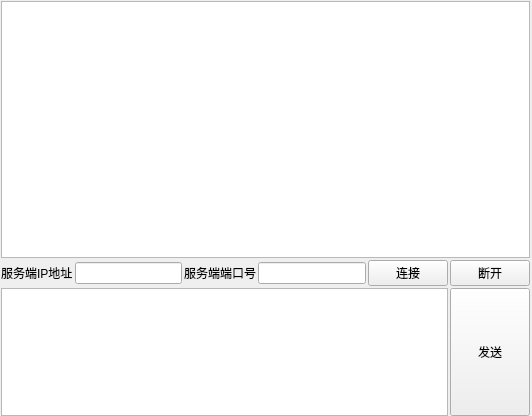
<?xml version="1.0" encoding="UTF-8"?>
<ui version="4.0">
 <class>Widget</class>
 <widget class="QWidget" name="Widget">
  <property name="geometry">
   <rect>
    <x>0</x>
    <y>0</y>
    <width>532</width>
    <height>416</height>
   </rect>
  </property>
  <property name="windowTitle">
   <string>网络调试客户端</string>
  </property>
  <widget class="QWidget" name="">
   <property name="geometry">
    <rect>
     <x>0</x>
     <y>0</y>
     <width>531</width>
     <height>417</height>
    </rect>
   </property>
   <layout class="QVBoxLayout" name="verticalLayout" stretch="4,0,2">
    <property name="spacing">
     <number>2</number>
    </property>
    <property name="leftMargin">
     <number>1</number>
    </property>
    <property name="topMargin">
     <number>1</number>
    </property>
    <property name="rightMargin">
     <number>1</number>
    </property>
    <property name="bottomMargin">
     <number>1</number>
    </property>
    <item>
     <widget class="QTextEdit" name="Receive_textEdit"/>
    </item>
    <item>
     <layout class="QHBoxLayout" name="horizontalLayout_middle">
      <property name="spacing">
       <number>2</number>
      </property>
      <item>
       <widget class="QLabel" name="IP_address_label">
        <property name="text">
         <string>服务端IP地址</string>
        </property>
       </widget>
      </item>
      <item>
       <widget class="QLineEdit" name="IP_address_lineEdit"/>
      </item>
      <item>
       <widget class="QLabel" name="Port_label">
        <property name="text">
         <string>服务端端口号</string>
        </property>
       </widget>
      </item>
      <item>
       <widget class="QLineEdit" name="Port_lineEdit"/>
      </item>
      <item>
       <widget class="QPushButton" name="Connect_pushButton">
        <property name="text">
         <string>连接</string>
        </property>
       </widget>
      </item>
      <item>
       <widget class="QPushButton" name="Disconnect_pushButton">
        <property name="text">
         <string>断开</string>
        </property>
       </widget>
      </item>
     </layout>
    </item>
    <item>
     <layout class="QHBoxLayout" name="horizontalLayout_bottom">
      <property name="spacing">
       <number>2</number>
      </property>
      <item>
       <widget class="QTextEdit" name="Send_textEdit"/>
      </item>
      <item>
       <widget class="QPushButton" name="Send_pushButton">
        <property name="sizePolicy">
         <sizepolicy hsizetype="Minimum" vsizetype="Preferred">
          <horstretch>0</horstretch>
          <verstretch>0</verstretch>
         </sizepolicy>
        </property>
        <property name="text">
         <string>发送</string>
        </property>
       </widget>
      </item>
     </layout>
    </item>
   </layout>
  </widget>
 </widget>
 <resources/>
 <connections/>
</ui>
